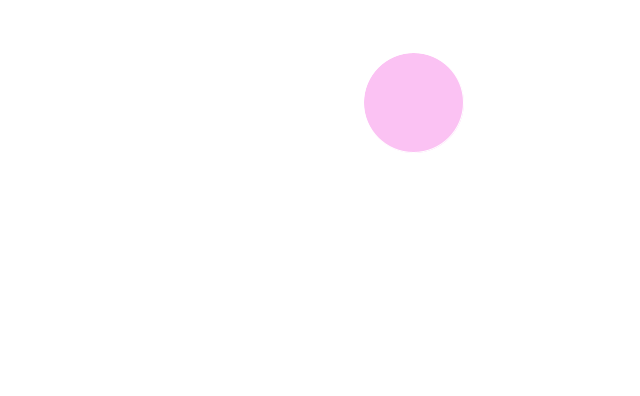
Frame 1 (no input)
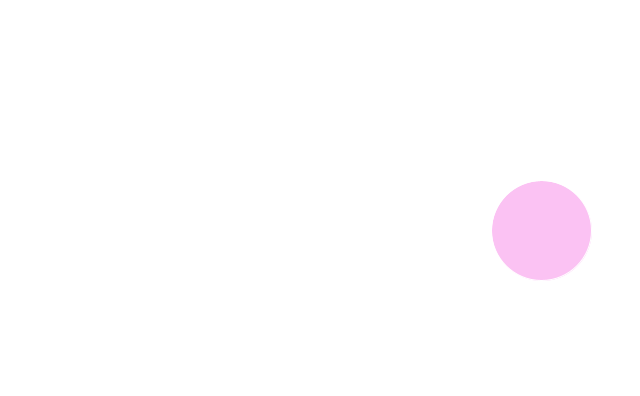
Frame 60 (the mouse pressed at the canvas centre just before this capture)
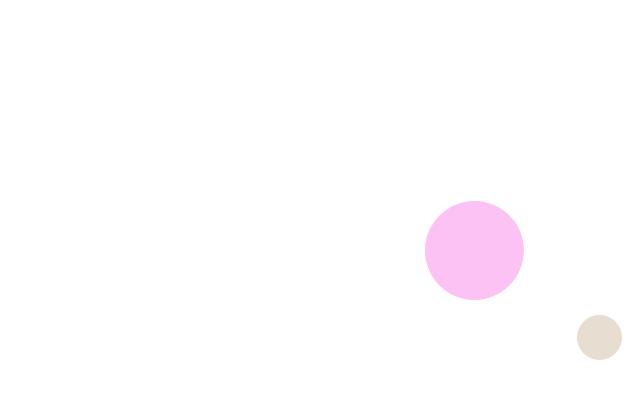
Frame 120 (the mouse held since frame 60 and released just before this capture)

The Processing sketch that drew these frames (run headless with seeded random() and noise(); from frame 60 on, the mouse is pressed at the canvas centre):

// Processing sketch: ex_2_4_friction_experiments
// ── ex_2_4_friction_experiments.pde
class Balloon {
  PVector location, velocity, acceleration;
  float diameter;
  color skin;
  float mass;

  Balloon (float x, float y, float m, color c) {
    skin = c;
    mass = m;
    diameter = m * 10;
    location = new PVector(x, y);
    velocity = new PVector();
    acceleration = new PVector();
  }

  void applyForce (PVector f) {
    PVector accel = PVector.div( f, mass );
    acceleration.add( accel );
  }

  void update () {
    velocity.add(acceleration);
    location.add(velocity);

    if( location.x <= 0 || location.x >= width ) velocity.x *= -1;
    if( location.y <= 0 || location.y >= height ) velocity.y *= -1;

    acceleration.mult(0);
  }

  void display () {
    fill(skin);
    stroke(255);
    ellipse( location.x, location.y, diameter, diameter );
  }
}




Balloon[] balloons;
PVector gravity = new PVector(0, 0.7);
PVector wind = new PVector(0.7, 0);



//
// event handlers
//
void setup () {
  size( 640, 396 );

  balloons = new Balloon[1];

  int len = balloons.length;
  for( int i = 0; i < len; i++ ) {
	balloons[i] = balloonFactory( random(width), random(height), 10 );
  }
}

void draw () {
  background(255);

  int len = balloons.length;
  for( int i = 0; i < len; i++ ) {
  	balloons[i].applyForce( gravity );
  	balloons[i].applyForce( wind );
    balloons[i].update();
    balloons[i].display();
  }
}

void mousePressed() {
  Balloon new_oone = balloonFactory( mouseX, mouseY, random(10) );
  balloons = (Balloon[]) append(balloons, new_oone);
}

//
// helpers
//
color getRandomColor() {
  return color(random(255), random(255), random(255), random(255));
}

Balloon balloonFactory (float x, float y, float m) {
  PVector shove;
  Balloon b = new Balloon( x, y, m, getRandomColor() );

  // shove = PVector.random2D();
  // shove.mult(random(20));
  // b.applyForce( shove );
  return b;
}
